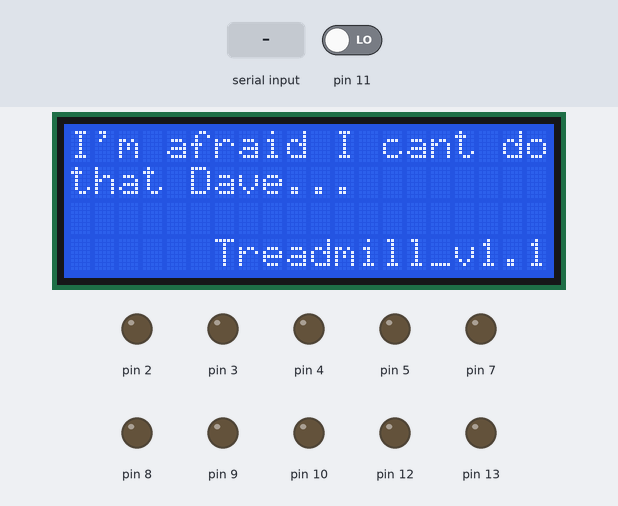
This sketch was run on a simulated Arduino Uno, built with avr-gcc and run on an emulated ATmega328P. Shown: 20×4 character LCD, output pins drawn as LEDs (lit = HIGH). The inputs (shaded band) are chosen by the test bench; at power-on: pin 11 LOW. Random numbers use the default seed unless the sketch sets one; what the sketch prints to the serial monitor is not drawn.

Above: at 1.0 s.
1.1 s: "90,45\n" received over Serial
At 2.6 s:
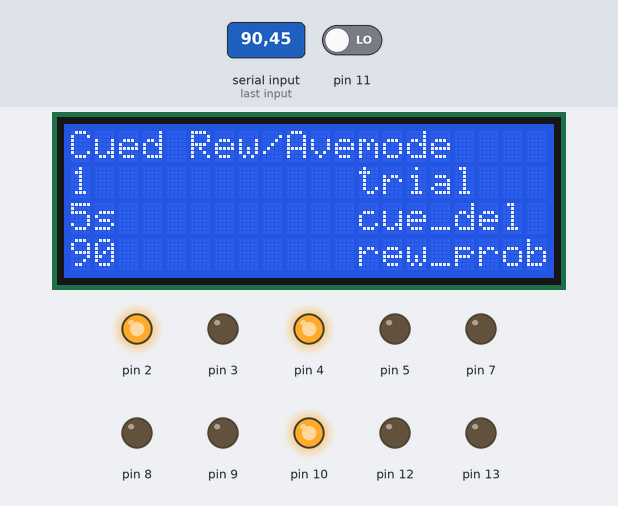
3.0 s: pin 11 driven HIGH
At 3.6 s:
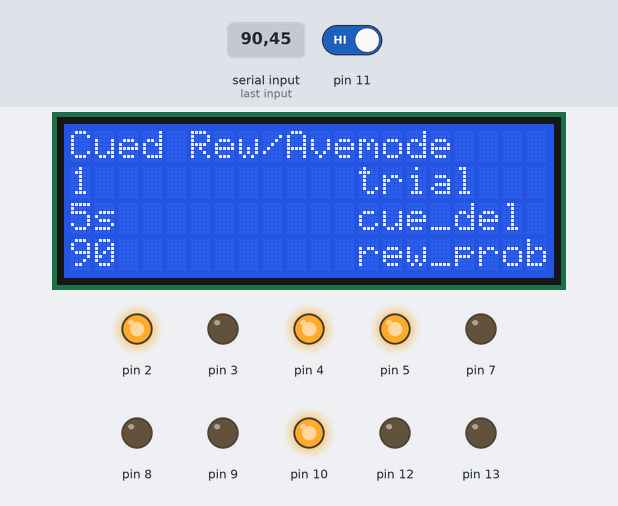
4.5 s: pin 11 driven LOW
At 6.8 s:
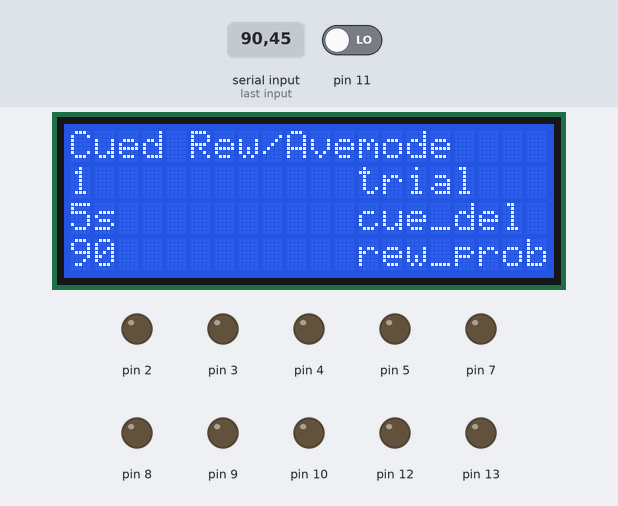
Timing chart, 0 to 13.1 s (numbered marks = the images above; inputs shaded):
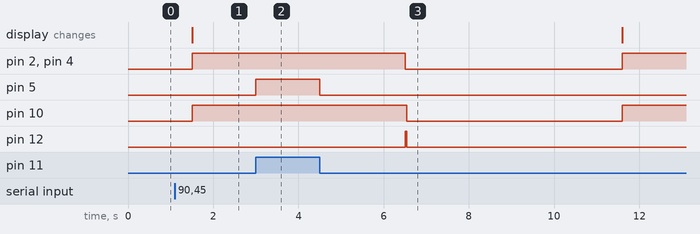

The sketch:

Treadmill.ino
```cpp
//Custom Classes_____________________
#include "lick_sensor.h"
#include "solenoid.h"
#include "alignment.h"
#include "looming.h"
#include "LED.h"
#include "ProbabilityFunctions.h"
#include "sound.h"

//Pin Assignments_____________________
alignment align_yellow(2);       // D2   Yellow alignment wire
alignment align_black(3);        // D3   Black alignment wire
alignment align_blue(4);         // D4   Blue alignment wire
alignment align_green(5);        // D5   Green alignment wire
                                 // D6   unassigned
sound_player sound_stim(7);      // D7   Trigger for Sound Player based on Adafruit Music Maker
looming looming(8);              // D8   basic trigger using NPN on MatrixPortal M4
LED left_LED(9);                 // D9   Green LED wire (left mouse perspective)
LED right_LED(10);               // D10  Yellow LED wire (right mouse perspective)
lick_sensor lick(11);            // D11  Wired to cap sensor
solenoid reward_solenoid(12);    // D12
solenoid airpuff_solenoid(13);   // D13


//Configuration Struct_________________
struct configuration {

  int mode;
  String date;
  String animal_code;
  long total_trials;

  // Event Durations
  long reward_duration;
  long puff_duration;
  long loom_duration;
  long sound_duration;

  // Probabilities
  int reward_prob;
  int puff_prob;
  int loom_prob;
  int sound_prob;

  // Cue to event delays
  long cue_to_event_delay;   // when a generic delay is needed

  long cue_to_reward_delay;
  long cue_to_puff_delay;
  long cue_to_loom_delay;
  long cue_to_sound_delay;

  // Timing parameters
  int delay_between_lick_and_reward;
  long intertrial_interval;


} configuration;

//_________Variable Initializations_________________
bool complete = false;
int trial_number = 0;
String coinflip = flip_coin();
long reward_counter = 0;
long latency_to_lick;
long experiment_start_time;
long trial_start_time;
int begin_qm;

// timer functionality
long timer_start;
long time_elapsed;

//_________LCD_Screen_______________________________
#include <LiquidCrystal_I2C.h>
LiquidCrystal_I2C lcd(0x27,20,4);
String menu_categories[4] = {"", "", "", ""};
String updatable_menu[4] = {"", "", "", ""};


//_________Modes____________________________________
//  1: Check everything
//  2: Cued Reward/Loom Probablistic

void setup() {
  // Set up serial port
  Serial.begin(9600);
  Serial.flush();

  // Initialize LCD Screen_____________________
  lcd.init();
  lcd.clear();
  lcd.backlight();
  lcd.setCursor(0, 0); lcd.print("I'm afraid I cant do");
  lcd.setCursor(0, 1); lcd.print("that Dave...");
  lcd.setCursor(6, 3); lcd.print("Treadmill_v1.1");

  // GUI Setup_________________________________
  //configuration.mode = read_config();
  //configuration.date = read_config();
  //configuration.animal_code = read_config();
  //configuration.reward_duration = read_config();
  configuration.reward_prob = read_config();
  begin_qm = read_config();

  // Manual Setup______________________________
  configuration.mode = 3;

  // Initialize Modes_______________________________________________

  // Cued Reward/Loom Probablistic: ** This is technically a form of delay conditioning
  if (configuration.mode == 3) {
      // Configure and report parameters
      Serial.println("\nParams: ");
      Serial.println("Mode: Reward/Aversive Probablistic");
      configuration.total_trials = 50;                    Serial.println("Total Trials: " + String(configuration.total_trials));
      configuration.intertrial_interval = 5000;           Serial.println("Intertrial Interval: " + String(configuration.intertrial_interval));
      configuration.reward_duration = 45;                 Serial.println("Reward Duration: " + String(configuration.reward_duration));
      //configuration.loom_duration = 1000;                 Serial.println("Loom Duration: " + String(configuration.loom_duration));
      configuration.puff_duration = 200;                  Serial.println("Puff Duration: " + String(configuration.puff_duration));
                                                          Serial.println("Reward Probability: " + String(configuration.reward_prob));
                                                          Serial.println("Loom Probability: " + String(100 - configuration.reward_prob));
      configuration.cue_to_event_delay = 5000;            Serial.println("Cue to Event Delay: " + String(configuration.cue_to_event_delay));

      // Report alignment assignment
      Serial.println("\nAlignments: ");
      Serial.println("Yellow: General Cue/Event (ON: Cue, OFF:Event)");
      Serial.println("Blue: Reward (ON: Left Cue, OFF: Reward)");
      Serial.println("Black: Aversion (ON: Right Cue, OFF: Aversion)");
      Serial.println("Green: Licks");

      // Set up Menu
      menu_categories[0] = "mode";
      menu_categories[1] = "trial";
      menu_categories[2] = "cue_del";
      menu_categories[3] = "rew_prob";
      initialize_menu();

      updatable_menu[0] = "Cued Rew/Ave";
      updatable_menu[1] = "1";
      updatable_menu[2] = (String((configuration.cue_to_event_delay/1000)) + "s");
      updatable_menu[3] = String(configuration.reward_prob);
      update_menu();

      // Initialize
      experiment_start_time = millis();
      trial_start_time = millis();
      trial_number = 1;
      Serial.println("\n$ Trial#: " + String(trial_number));
  }

  switch (begin_qm) {
    case 1:
      Serial.println("So it begins...");
      break;
    case 0:
      while(1);
  }
}

void loop() {
  // put your main code here, to run repeatedly:

  switch (configuration.mode) {
    case 1: // Check Everything


      // Check LED's
      right_LED.LED_on();
      left_LED.LED_on();
      delay(1000);
      right_LED.LED_on();
      left_LED.LED_on();
      delay(1000);

      // Check Loom and Sound
      looming.loom_on();
      sound_stim.sound_on();
      delay(1000);
      looming.loom_off();
      sound_stim.sound_off();
      delay(1000);

      // Check solenoids
      reward_solenoid.pulse_valve(200);
      airpuff_solenoid.pulse_valve(200);

      // Check Alignment integrity
      align_yellow.align_onset();
      align_black.align_onset();
      align_blue.align_onset();
      align_green.align_onset();

      delay(200);
      align_yellow.align_offset();

      delay(400);
      align_black.align_offset();

      delay(800);
      align_blue.align_offset();

      delay(1000);
      align_green.align_offset();

      delay(100);
      break;

    case 3: // Reward_Aversion Probablistic

      // _____________________________________Alignment Designations_____________________________________________
      // Yellow: General cue/Event (ON when any cue is presented, OFF when event takes place)
      // Blue: Reward Cue and Delivery (ON when reward cue (right) is presented, OFF when Reward Delivered)
      // Black: Aversion Cue and Delivery (ON when aversion cue (left) is presented, OFF when aversion Presented)
      // Green: Licks (shunted lick sensor state)

      // Present either Reward or Aversion ________________________________________________________________________________________________
      switch (enforce_prob(configuration.reward_prob)) {                                                  // Check for Reward probability

        case true: // Reward Case
          right_LED.LED_on();                                                                             // Turn on right LED
          align_blue.align_onset();                                                                       // Align_on to right LED
          align_yellow.align_onset();                                                                     // Align_on to general cue presentation

          time_elapsed = 0;
          while(time_elapsed < configuration.cue_to_event_delay) {                                        // While you enforce the cue to event delay:
            align_green.align_shunt(lick.is_licked(5));                                                   //    Shunt lick sensor state to Green alignment
            time_elapsed = millis() - trial_start_time;
          }

          align_blue.align_offset();                                                                      // Align_off to reward delivery
          align_yellow.align_offset();                                                                    // Align off to general event
          Serial.println(":) Reward Delivered at t = " + String(millis() - trial_start_time) + "ms");     // Report Reward Delivery
          reward_solenoid.pulse_valve(configuration.reward_duration);                                     // Deliver reward
          right_LED.LED_off();                                                                            // Turn Off right LED
          break;

        case false: // Aversive Case

          left_LED.LED_on();                                                                              // Turn on left LED
          align_black.align_onset();                                                                      // Align_on to left LED
          align_yellow.align_onset();                                                                     // Align_on to general cue

          time_elapsed = 0;
          while(time_elapsed < configuration.cue_to_event_delay) {                                        // While you enforce the cue to event delay:
            align_green.align_shunt(lick.is_licked(5));                                                   //    Shunt lick sensor state to Green alignment
            time_elapsed = millis() - trial_start_time;
          }

          align_black.align_offset();                                                                     // Align_off to aversion presentation
          align_yellow.align_offset();                                                                    // Align_off to general event
          Serial.println(":( Aversion Delivered at t = " + String(millis() - trial_start_time) + "ms");   // Report Aversion
          //looming.loom_on(); delay(configuration.loom_duration); looming.loom_off();                    // Present Loom
          airpuff_solenoid.pulse_valve(configuration.puff_duration);                                     // Present Puff
          left_LED.LED_off();                                                                             // Turn off the left LED
          break;
      }

      // Conclude experiment if trial number exceeds total trials _________________________________________________________________________
      if (trial_number >= configuration.total_trials) {
        complete = true;
        break; // escape switch statement before starting a new trial
      }

      // Finalize and initialize next trial _______________________________________________________________________________________________
      delay(configuration.intertrial_interval);                                       // Enforce Intertrial Interval
      trial_number += 1;                                                              // Increment Trials
      Serial.println("\n$ Trial#: " + String(trial_number));                          // Report Trial Increment
      updatable_menu[1] = String(trial_number); update_menu();                        // Update Trial Number
      trial_start_time = millis();

      break;
  }

  // Finalize ___________________________________________________
  if (complete == true) {
    // Push Final Data back to computer over serial port
    lcd.clear();
    lcd.setCursor(0, 0); lcd.print("Complete!");
    while(1) {}
  }

}

// Menu functions
void initialize_menu() {
  lcd.clear();

  lcd.setCursor(12, 0);
  lcd.print(menu_categories[0]);

  lcd.setCursor(12, 1);
  lcd.print(menu_categories[1]);

  lcd.setCursor(12, 2);
  lcd.print(menu_categories[2]);

  lcd.setCursor(12, 3);
  lcd.print(menu_categories[3]);
}

void update_menu() {
  initialize_menu();

  lcd.setCursor(0, 0);
  lcd.print(updatable_menu[0]);

  lcd.setCursor(0, 1);
  lcd.print(updatable_menu[1]);

  lcd.setCursor(0, 2);
  lcd.print(updatable_menu[2]);

  lcd.setCursor(0, 3);
  lcd.print(updatable_menu[3]);
}

long int read_config() {
  while (!Serial.available()) {}
  return Serial.parseInt();
}
```

LED.cpp
```cpp
#include "LED.h"
#include "Arduino.h"

// constructor
LED::LED(int pin) {
  pinMode(pin, OUTPUT);
  _pin = pin;
}

void LED::LED_on() {
  digitalWrite(_pin, HIGH);
}

void LED::LED_off() {
  digitalWrite(_pin, LOW);
}
```

LED.h
```cpp
#ifndef LED_h
#define LED_h

#include "Arduino.h"

class LED {
  public:
    LED(int pin); // Constructor
    void LED_on();
    void LED_off();
  private:
    int _pin;
};

#endif
```

alignment.cpp
```cpp
#include "alignment.h"
#include "Arduino.h"


alignment::alignment(int pin) {
  pinMode(pin, OUTPUT);
  _pin = pin;
}

void alignment::align_onset() {
  digitalWrite(_pin, HIGH);
}

void alignment::align_offset() {
  digitalWrite(_pin, LOW);
}

void alignment:: align_shunt(bool what_to_shunt) {
  digitalWrite(_pin, what_to_shunt);
}
```

alignment.h
```cpp
#ifndef alignment_h
#define alignment_h

#include "Arduino.h"

class alignment {
  public:
    alignment(int pin); // constructor
    void align_onset();
    void align_offset();
    void align_shunt(bool what_to_shunt);
  private:
    int _pin;
};

#endif
```

lick_sensor.cpp
```cpp
#include "lick_sensor.h"
#include "Arduino.h"

// constructor
lick_sensor::lick_sensor(int pin) {
  pinMode(pin, INPUT);
  _pin = pin;
}

bool lick_sensor::is_licked(int n_checks) {
  for (int i = 0; i < n_checks; i++) {
    if (digitalRead(_pin) == true) {return true;}
  }
  return false;
}
```

lick_sensor.h
```cpp
#ifndef lick_sensor_h
#define lick_sensor_h

#include "Arduino.h"

class lick_sensor {
  public:
    lick_sensor(int pin); // Constructor
    bool is_licked(int);
  private:
    int _pin;
};

#endif
```

looming.cpp
```cpp
#include "looming.h"
#include "Arduino.h"

// constructor
looming::looming(int pin) {
  pinMode(pin, OUTPUT);
  _pin = pin;
}

void looming::loom_on() {
  digitalWrite(_pin, HIGH);
}

void looming::loom_off() {
  digitalWrite(_pin, LOW);
} 
```

looming.h
```cpp
#ifndef looming_h
#define looming_h

#include "Arduino.h"

class looming {
  public:
    looming(int pin); // Constructor
    void loom_on();
    void loom_off();
  private:
    int _pin;
};

#endif
```

probabilityFunctions.cpp
```cpp
#include "probabilityFunctions.h"
#include "Arduino.h"

String flip_coin() {
  int rand_n = random(1,100);
  if(rand_n > 50) {
    return "H";
  }
  if(rand_n < 50) {
    return "T";
  }
}

bool enforce_prob(int prob) {
  int rand_n = random(1,100);
  if(rand_n <= prob) {
    return true;
  }
  if(rand_n > prob) {
    return false;
  }
}
```

probabilityFunctions.h
```cpp
#ifndef probabilityFunctions_h
#define probabilityFunctions_h

#include "Arduino.h"

String flip_coin();
bool enforce_prob(int prob);


#endif
```

solenoid.cpp
```cpp
#include "solenoid.h"
#include "Arduino.h"

// constructor
solenoid::solenoid(int pin) {
  pinMode(pin, OUTPUT);
  _pin = pin;
}

void solenoid::valve_on() {
  digitalWrite(_pin, HIGH);
}

void solenoid::valve_off() {
  digitalWrite(_pin, LOW);
}

void solenoid::pulse_valve(int duration) {
  digitalWrite(_pin, HIGH);
  delay(duration);
  digitalWrite(_pin, LOW);
}
```

solenoid.h
```cpp
#ifndef solenoid_h
#define solenoid_h

#include "Arduino.h"

class solenoid {
  public:
    solenoid(int pin); // Constructor
    void valve_on();
    void valve_off();
    void pulse_valve(int reward_duration);
  private:
    int _pin;
};

#endif
```

sound.cpp
```cpp
#include "sound.h"
#include "Arduino.h"

// constructor
sound_player::sound_player(int pin) {
  pinMode(pin, OUTPUT);
  _pin = pin;
}

void sound_player::sound_on() {
  digitalWrite(_pin, HIGH);
}

void sound_player::sound_off() {
  digitalWrite(_pin, LOW);
} 
```

sound.h
```cpp
#ifndef sound_h
#define sound_h

#include "Arduino.h"

class sound_player {
  public:
    sound_player(int pin); // Constructor
    void sound_on();
    void sound_off();
  private:
    int _pin;
};

#endif
```

Measured:
- after the input at 1.1 s, pin 2, pin 4, pin 10: LOW → HIGH after 0.40 s; the display: changes after 0.40 s (image 1)
- after the input at 3.0 s, pin 5: LOW → HIGH at once
- after the input at 4.5 s, pin 5: HIGH → LOW at once
